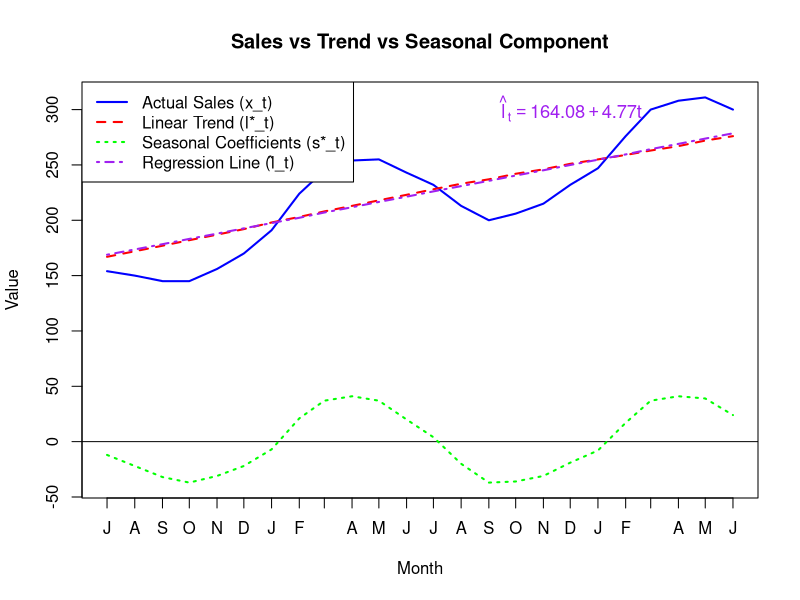

R code for this plot:
pdf("Exercise 10_2.pdf", width = 8, height = 6)

# Data vectors
x_t <- c(154, 150, 145, 145, 156, 170, 191, 224, 245, 254, 255, 243,
         232, 213, 200, 206, 215, 232, 247, 276, 300, 308, 311, 300)

l_t_star <- c(167, 172, 177, 182, 187, 192, 198, 203, 208, 213, 218, 223,
              228, 233, 237, 242, 246, 251, 255, 259, 263, 267, 272, 276)

s_t_star <- c(-12, -22, -32, -37, -31, -22, -7, 21, 37, 41, 37, 20,
              4, -20, -37, -36, -31, -19, -8, 17, 37, 41, 39, 24)

# Create monthly time axis from July 2021 to June 2023
dates <- seq(as.Date("2021-07-01"), by = "month", length.out = length(x_t))

# Time index t
t <- seq_along(x_t)

# Linear regression line: l_hat_t = 164.08 + 4.77 * t
l_hat_t <- 164.08 + 4.77 * t

# Extract first letters of each month
month_labels <- substr(format(dates, "%b"), 1, 1)

# Start plot without x-axis
plot(dates, x_t, type = "l", col = "blue", lwd = 2,
     ylim = range(c(x_t, l_t_star, s_t_star)),
     xaxt = "n", xlab = "Month", ylab = "Value",
     main = "Sales vs Trend vs Seasonal Component")

# Add custom x-axis with first letters of months
axis(1, at = dates, labels = month_labels)

abline(h = 0, col = "black", lwd = 1)

# Add other series
lines(dates, l_t_star, col = "red", lwd = 2, lty = 2)
lines(dates, s_t_star, col = "green", lwd = 2, lty = 3)
lines(dates, l_hat_t, col = "purple", lwd = 2, lty = 4)  # Regression line

text(x = dates[18], y = max(x_t) - 10, 
     labels = expression(hat(l)[t] == 164.08 + 4.77 * t),
     col = "purple", cex = 1.1)

# Add legend
legend("topleft", legend = c("Actual Sales (x_t)", "Linear Trend (l*_t)",
                             "Seasonal Coefficients (s*_t)",
                             "Regression Line (l̂_t)"),
       col = c("blue", "red", "green", "purple"), lty = c(1, 2, 3, 4), lwd = 2)

dev.off()